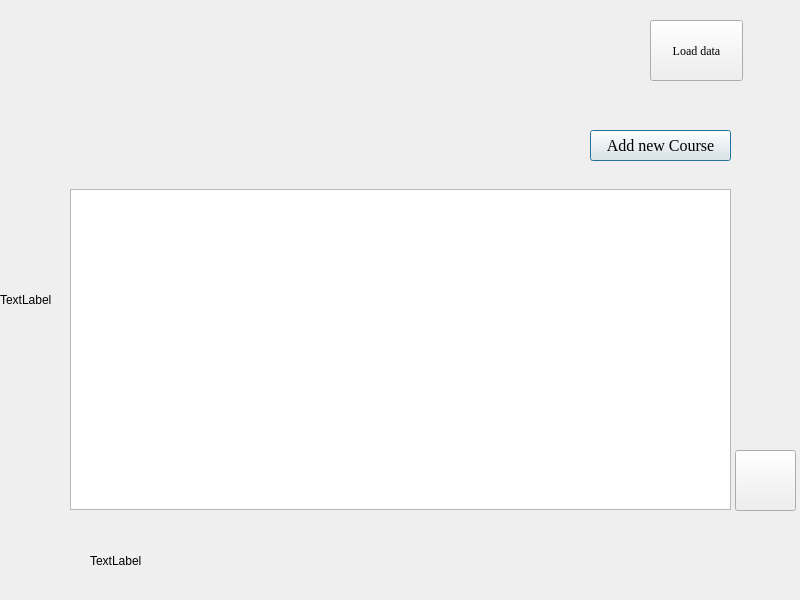
<?xml version="1.0" encoding="UTF-8"?>
<ui version="4.0">
 <class>SecDialog</class>
 <widget class="QDialog" name="SecDialog">
  <property name="geometry">
   <rect>
    <x>0</x>
    <y>0</y>
    <width>800</width>
    <height>600</height>
   </rect>
  </property>
  <property name="windowTitle">
   <string>Dialog</string>
  </property>
  <widget class="QPushButton" name="Add_Pushbutton">
   <property name="geometry">
    <rect>
     <x>590</x>
     <y>130</y>
     <width>141</width>
     <height>31</height>
    </rect>
   </property>
   <property name="font">
    <font>
     <family>Times New Roman</family>
     <pointsize>12</pointsize>
     <weight>50</weight>
     <italic>false</italic>
     <bold>false</bold>
    </font>
   </property>
   <property name="text">
    <string>Add new Course</string>
   </property>
  </widget>
  <widget class="QPushButton" name="back_pushbutton">
   <property name="geometry">
    <rect>
     <x>735</x>
     <y>450</y>
     <width>61</width>
     <height>61</height>
    </rect>
   </property>
   <property name="text">
    <string/>
   </property>
  </widget>
  <widget class="QTableView" name="tableView">
   <property name="geometry">
    <rect>
     <x>70</x>
     <y>189</y>
     <width>661</width>
     <height>321</height>
    </rect>
   </property>
  </widget>
  <widget class="QPushButton" name="loadData">
   <property name="geometry">
    <rect>
     <x>650</x>
     <y>20</y>
     <width>93</width>
     <height>61</height>
    </rect>
   </property>
   <property name="font">
    <font>
     <family>Times New Roman</family>
    </font>
   </property>
   <property name="text">
    <string>Load data</string>
   </property>
  </widget>
  <widget class="QLabel" name="label">
   <property name="geometry">
    <rect>
     <x>90</x>
     <y>540</y>
     <width>121</width>
     <height>41</height>
    </rect>
   </property>
   <property name="text">
    <string>TextLabel</string>
   </property>
  </widget>
  <widget class="QLabel" name="label_2">
   <property name="geometry">
    <rect>
     <x>0</x>
     <y>0</y>
     <width>800</width>
     <height>600</height>
    </rect>
   </property>
   <property name="text">
    <string>TextLabel</string>
   </property>
  </widget>
  <zorder>label_2</zorder>
  <zorder>back_pushbutton</zorder>
  <zorder>loadData</zorder>
  <zorder>label</zorder>
  <zorder>Add_Pushbutton</zorder>
  <zorder>tableView</zorder>
 </widget>
 <resources/>
 <connections/>
</ui>
